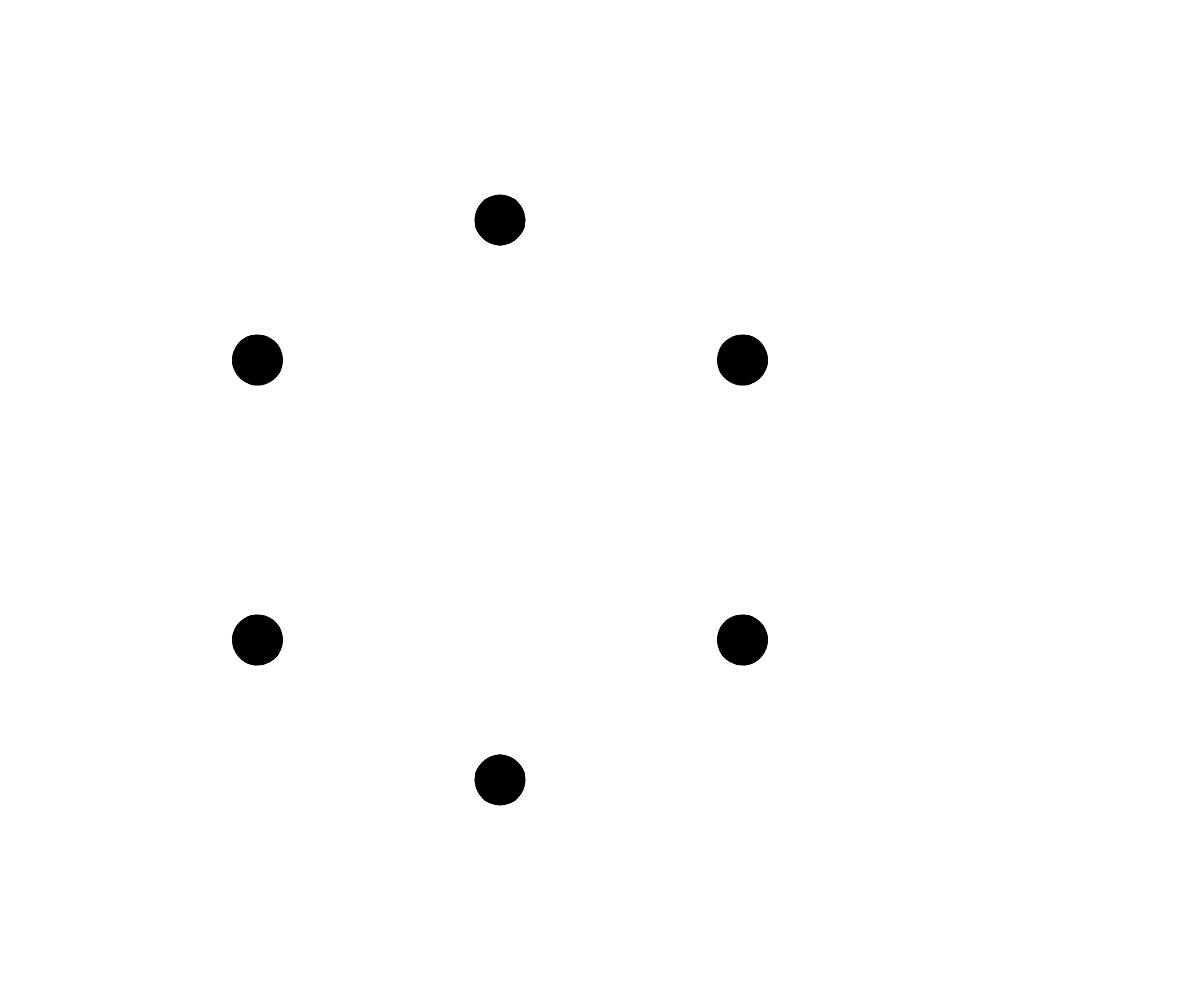
Frame 1 (no input)
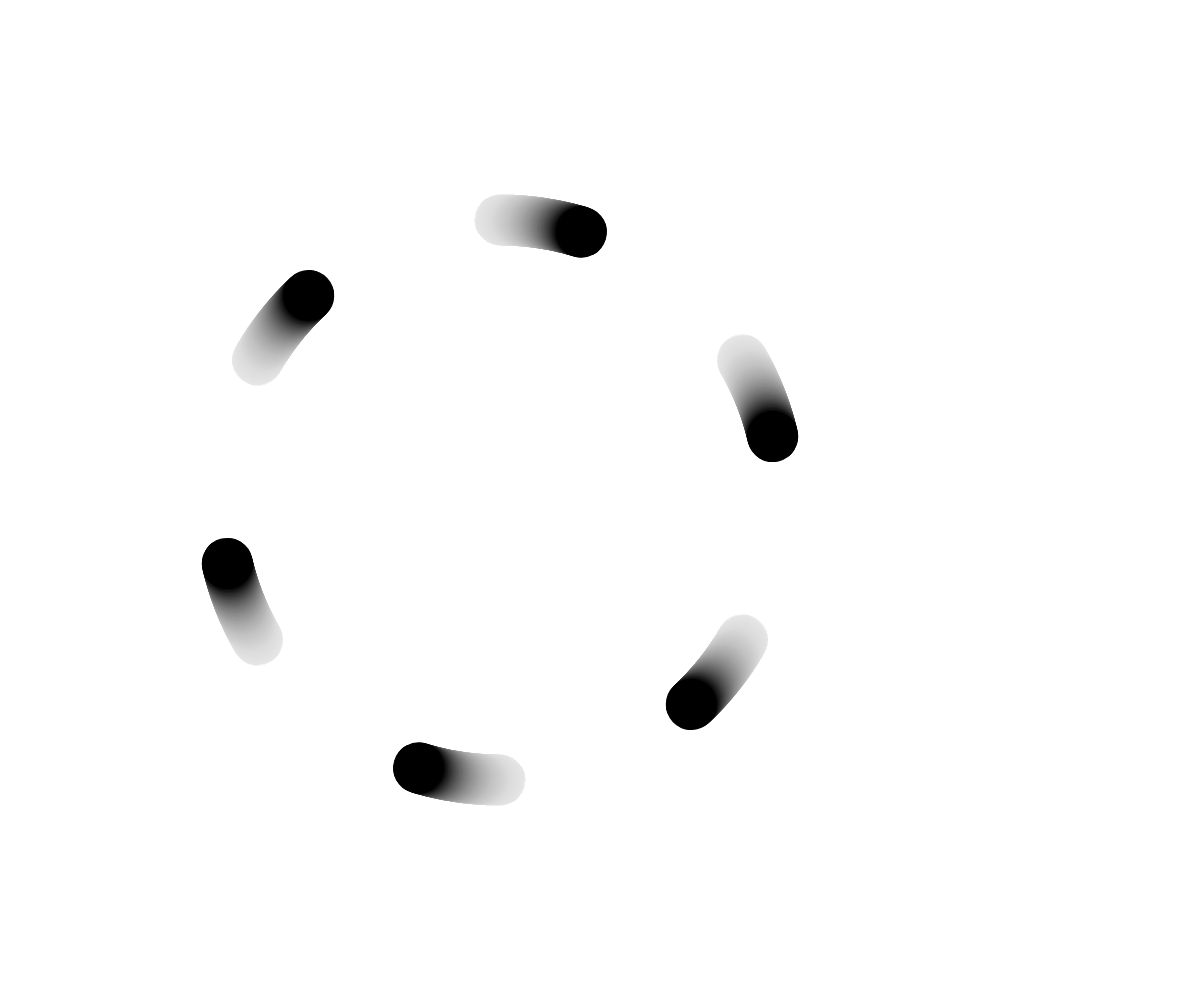
Frame 60 (no input)
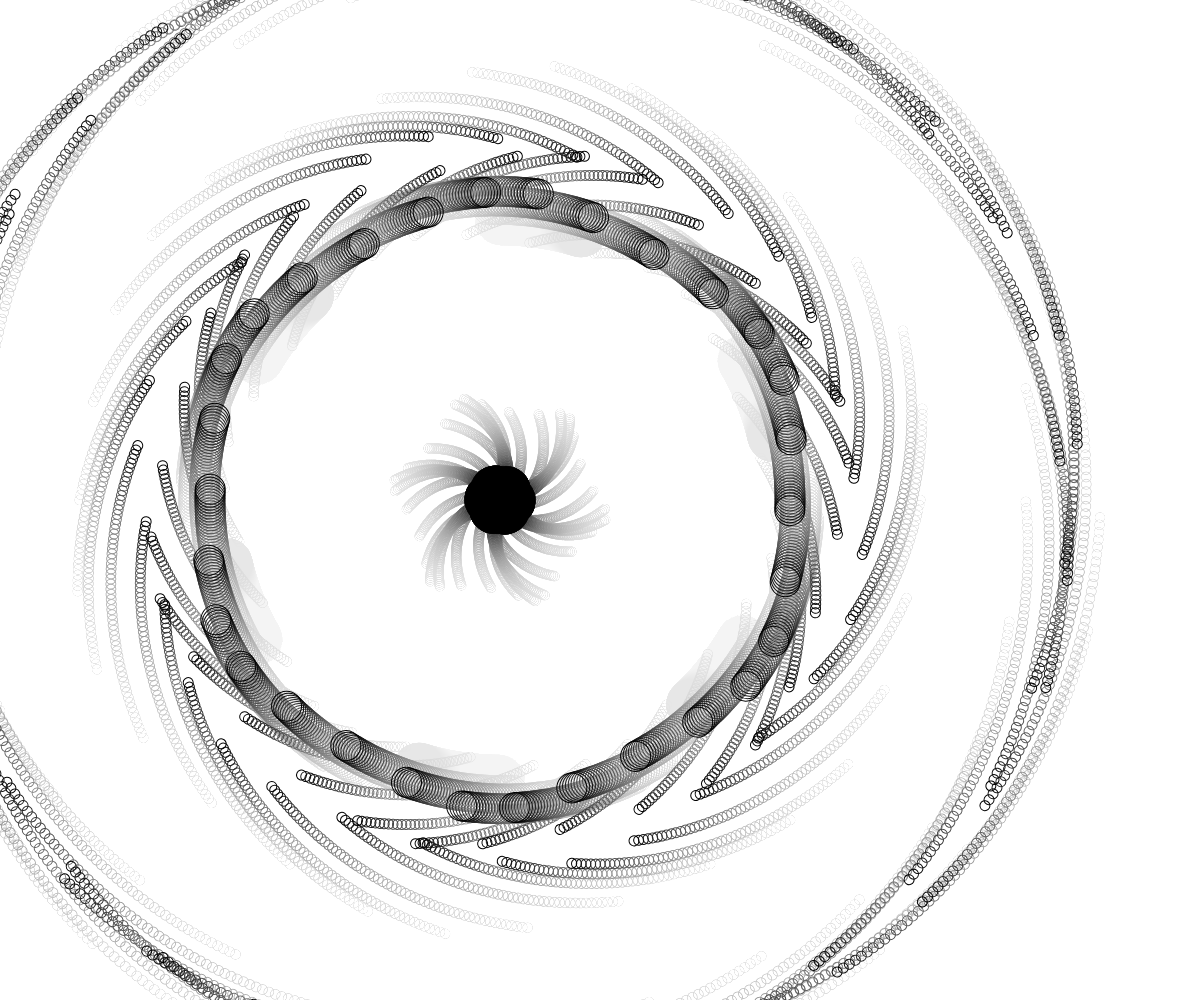
Frame 120 (the mouse pressed at the canvas centre since frame 60)

The p5.js sketch that drew these frames (run headless with seeded random() and noise() and a simulated clock; from frame 60 on, the mouse is pressed at the canvas centre):

// p5.js sketch
// ── sketch.js
var A = 0.0
var S = 0.005;

function setup() {
	createCanvas(1200, 1000);
	noFill();

}

function draw() {
	//fill(172, 283, 38);
	//rect(1000, 0, 200, 200);
	var L0 = map(mouseX, width/2, width, 10, 300); // map on the width
	var L1 = map(mouseY, 0, height/2, 10, 300); // map on the height
	background(255, 10); // transparancy

	translate(500, 500);
	rotate(A);
	for (var i = 0; i < 6; i++) {
		push();
		fill(0);
		rotate(i * TWO_PI / 6);
		translate(0, L0);
		ellipse(0, 0, 50, 50);
		noFill();
		rotate(A);
		for (var j = 0; j < 5; j++) {
			push();
			rotate(j * TWO_PI / 5);
			translate(0, L1);
			ellipse(0, 0, 30, 30);


			rotate(A);
			for (var k = 0; k < 5; k++) {
				push();
				rotate(k * TWO_PI / 5);
				translate(0, L1);
				ellipse(0, 0, 10, 10);
				pop();

			}
			pop();
		}
		pop();
	}
	A += S;

}
